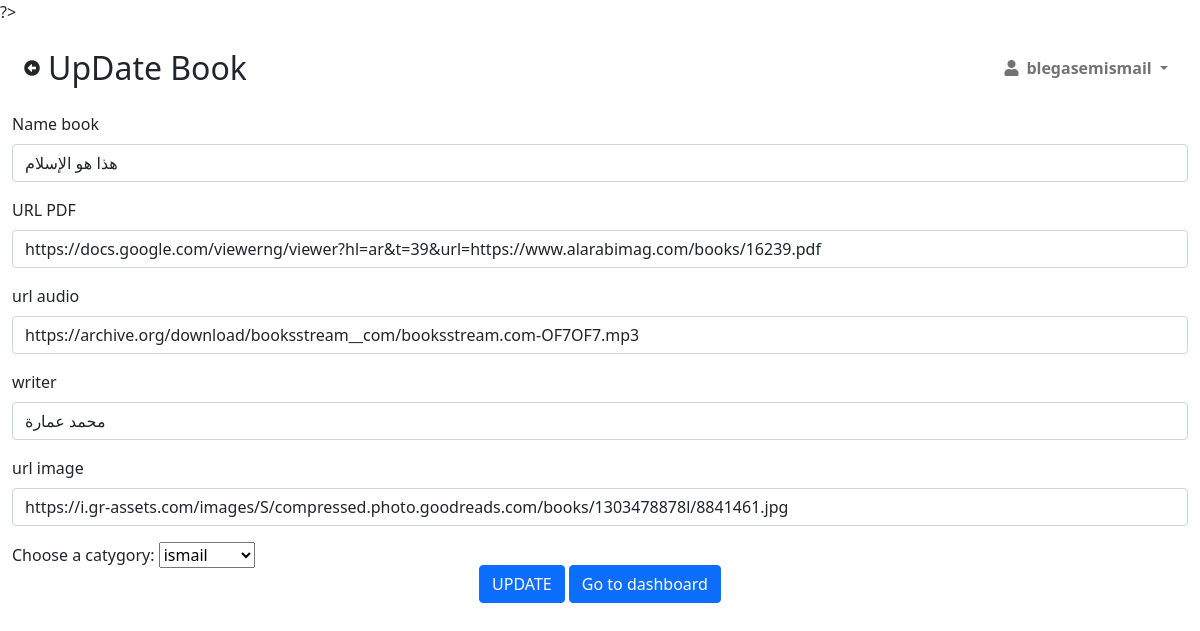
The app's page /UpdateBook.php?id=5 (signed in) with its own data.
### tables this page shows
CREATE TABLE `book` (
  `id_book` int(11) NOT NULL,
  `name` varchar(255) NOT NULL,
  `pdf` varchar(255) NOT NULL,
  `audio` varchar(255) NOT NULL,
  `img` varchar(255) NOT NULL,
  `writer` varchar(255) NOT NULL,
  `id_caty` int(11) NOT NULL
);

### MySql/getuser.php (called while the page is built, shortened)
<?php
       $id = $_SESSION["id"];
       $sqluser = "SELECT * FROM admin_user WHERE id_admin  =". $id;
      $query_user =mysqli_query($conn,$sqluser);
       $user_info=mysqli_fetch_all($query_user,MYSQLI_ASSOC);
       foreach($user_info as $info){
        $name_user=$info['first_last_name'];
       }
?>

### MySql/book_update.php (called while the page is built, shortened)
<?php
 include 'MySql/connt.php';
 $sql_book_update="SELECT * FROM book WHERE id_book = ".$_GET['id']."";
$resu =mysqli_query($conn,$sql_book_update);
$row=mysqli_fetch_array($resu);
?>

### UpdateBook.php (the view, shortened to what this page needs)
<?php
 include 'MySql/book_update.php';
 include 'MySql/getuser.php'?>
<!DOCTYPE html>
<html lang="en">
<head>
   <link href="https://cdn.jsdelivr.net/npm/bootstrap@5.1.3/dist/css/bootstrap.min.css"
 rel="stylesheet"
>
  <link rel="stylesheet" href="css/style.css" />
  <link rel="stylesheet" href="https://cdnjs.cloudflare.com/ajax/libs/font-awesome/5.15.3/css/all.min.css" />
</head>
<body>
<div id="page-content-wrapper">
<div id="page-content-wrapper">
            <nav class="navbar navbar-expand-lg navbar-light bg-transparent py-4 px-4">
                <div class="d-flex align-items-center">
                <i class="fas fa-arrow-alt-circle-left me-2 "></i><h2 class="fs-2 m-0">UpDate Book</h2>
                </div>
                <div class="collapse navbar-collapse" id="navbarSupportedContent">
                    <ul class="navbar-nav ms-auto mb-2 mb-lg-0">
                        <li class="nav-item dropdown">
                            <a class="nav-link dropdown-toggle second-text fw-bold" href="#" id="navbarDropdown"
                                role="button" data-bs-toggle="dropdown" aria-expanded="false">
                                <i class="fas fa-user me-2"></i><?php echo $name_user ?>
                            </a>
                        </li>
                    </ul>
                </div>
            </nav>
            <div class="container-fluid px-12">
            <form action="" method="POST">
             <div class="mb-3">
               <label for="exampleInputEmail1" class="form-label">Name book</label>
               <input type="text" name="name_book"
               value ="<?php echo $row['name'] ?>" class="form-control" id="exampleInputEmail1" aria-describedby="emailHelp">
             </div>
             <div class="mb-3">
               <label for="exampleInputEmail1" class="form-label">URL PDF</label>
               <input type="url" name ="pdf"
               class="form-control" value ="<?php echo $row['pdf'] ?>"
                id="exampleInputEmail1" aria-describedby="emailHelp">
             </div>
             <div class="mb-3">
               <label for="exampleInputEmail1" class="form-label">url audio</label>
               <input type="url" name ="url_audio" value ="<?php echo $row['audio'] ?>"
               class="form-control" id="exampleInputEmail1" aria-describedby="emailHelp">
             </div>
             <div class="mb-3">
               <label for="exampleInputEmail1" class="form-label">writer</label>
               <input type="text" name="writer" class="form-control"
               value ="<?php echo $row['writer'] ?>" id="exampleInputEmail1" aria-describedby="emailHelp">
             </div>
             <div class="mb-3">
               <label for="exampleInputEmail1" class="form-label">url image</label>
               <input type="text" name="img" class="form-control"
               value ="<?php echo $row['img'] ?>" id="exampleInputEmail1" aria-describedby="emailHelp">
             </div>
             <div class="mb-3">
             <?php include 'MySql/catygory_sql.php'?>
             </div>
             <div class="position-absolute  start-50 translate-middle">
             <input type ="submit" name ="submit_b" value = "UPDATE" class ="btn btn-primary">
             <a class="btn btn-primary" href="dachboard.php" role="button">Go to dashboard</a>
             </div>
       </form>
    </div>
    </div>

### css/style.css (style rules this page uses)
:root { --main-bg-color: #009d63; --main-text-color: #009d63; --second-text-color: #bbbec5; --second-bg-color: #c1efde; }
.second-text { color: var(--second-text-color); }
#page-content-wrapper { min-width: 100vw; }
@media (min-width: 768px) { #page-content-wrapper { min-width: 0; width: 100%; } }

### records on screen
book: name_book "هذا هو الإسلام", pdf "https://docs.google.com/viewerng/viewer?hl=ar&t=39&url=https://www.alarabimag.com/books/16239.pdf", url_audio "https://archive.org/download/booksstream__com/booksstream.com-OF7OF7.mp3", writer "محمد عمارة", img "https://i.gr-assets.com/images/S/compressed.photo.goodreads.com/books/1303478878l/8841461.jpg"

### other values on screen
$name_user "blegasemismail"
form field catygory "ismail"
